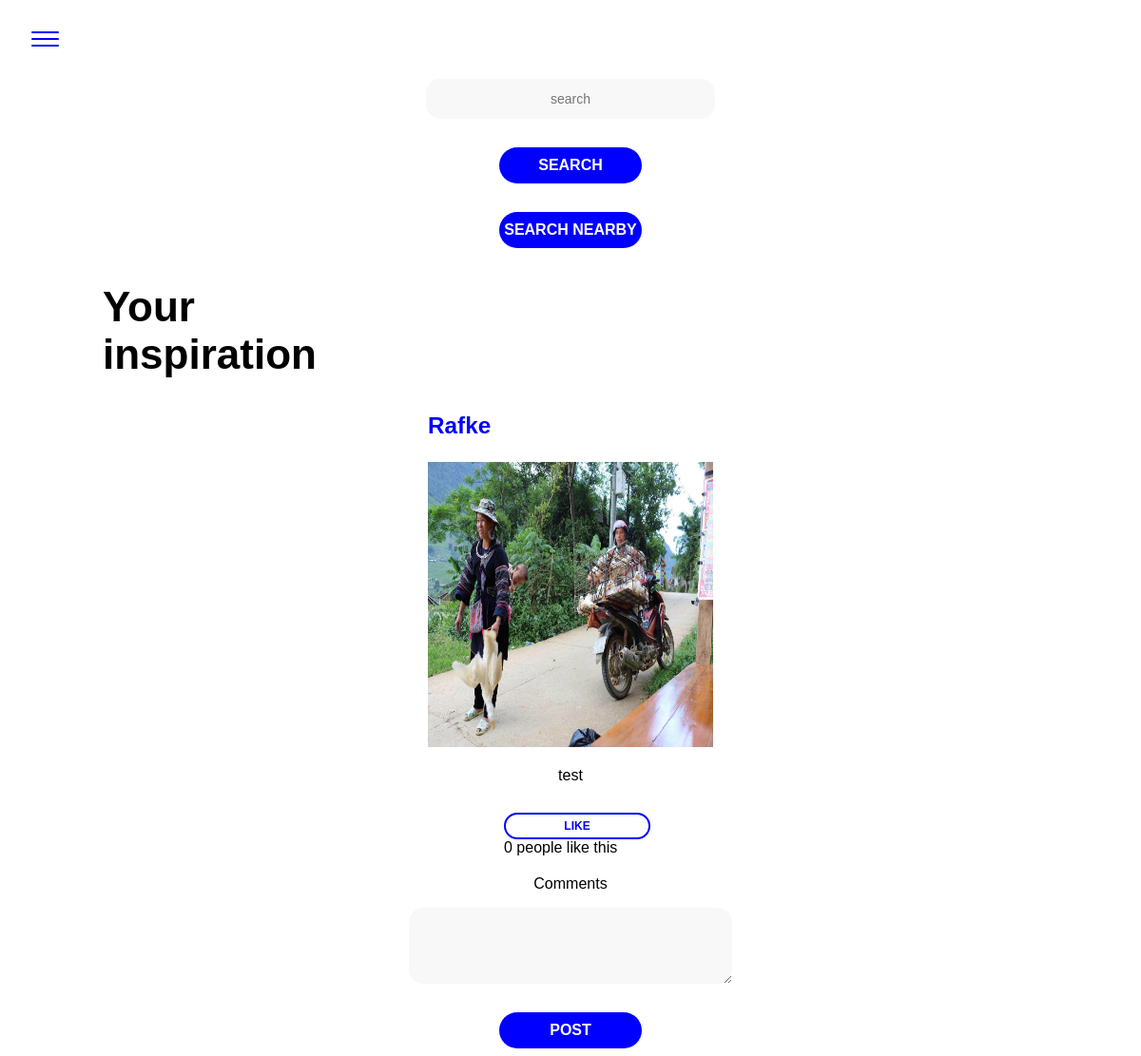
Before: /detailPost.php?id=38 (signed in) with the older database file.
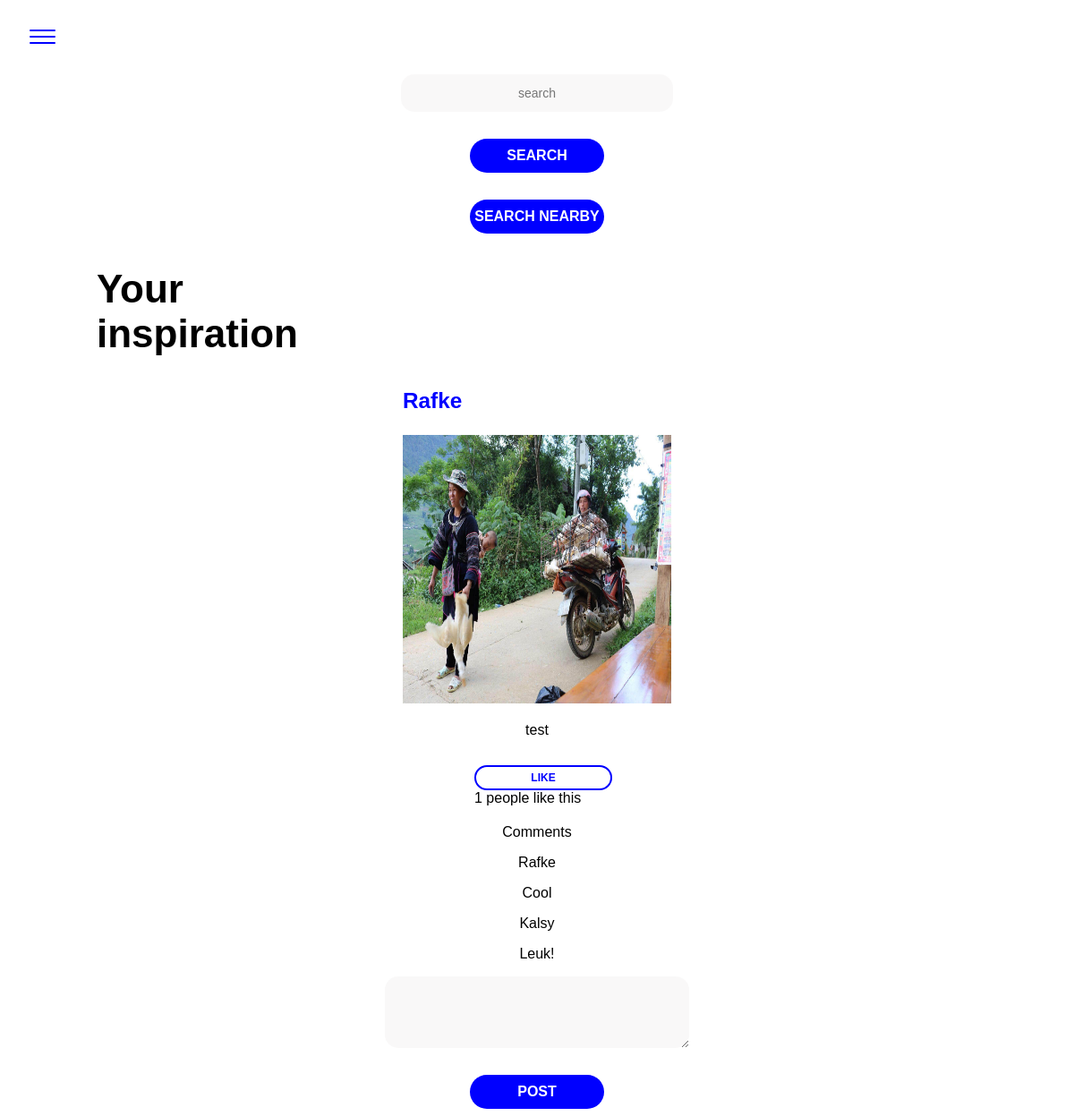
After: the same page with the newer database file.
### tables this page shows
CREATE TABLE `comments` (
  `id` int(11) NOT NULL,
  `user_id` int(11) NOT NULL,
  `user_name` varchar(255) NOT NULL,
  `post_id` int(11) NOT NULL,
  `comment` varchar(255) NOT NULL
);

### classes/Post.php (called while the page is built, shortened)
<?php
class Post
{
    public static function getData($postId)
    {
        $conn = Db::getInstance();
        $statement = $conn->prepare('SELECT * FROM images WHERE id = :postid');
        $statement->bindValue(':postid', $postId);
        $statement->execute();
        $result = $statement->fetch(PDO::FETCH_ASSOC);
        return $result;
    }
    public static function getDate($postId)
    {
        $conn = Db::getInstance();
        $statement = $conn->prepare('SELECT * FROM images WHERE id = :postid');
        $statement->bindValue(':postid', $postId);
        $statement->execute();
        $result = $statement->fetch(PDO::FETCH_ASSOC);
        return $result;
    }
    public static function getLike($postId)
    {
        $conn = Db::getInstance();
        $statement = $conn->prepare('select count(*) as count from likes where post_id = :postid');
        $statement->bindValue(':postid', $postId);
        $statement->execute();
        $result = $statement->fetch(PDO::FETCH_ASSOC);
        return $result['count'];
    }
    public static function getComments($postId)
    {
        $conn = Db::getInstance();
        $statement = $conn->prepare('SELECT * FROM comments WHERE post_id = :postId');
        $statement->bindParam(':postId', $postId);
        $result = $statement->execute();
        return $result = $statement->fetchAll(PDO::FETCH_ASSOC);
    }
}

### classes/User.php (called while the page is built, shortened)
<?php
    class User
    {
        private $id;
        public function setId($id)
        {
            $this->id = $id;
            return $this;
        }
        public function getName()
        {
            $conn = Db::getInstance();
            $result = $conn->query('SELECT username FROM users where id='.$this->id);
            return $result->fetch(PDO::FETCH_ASSOC);
        }
    }

### detailPost.php (the view, shortened to what this page needs)
<?php
$postId = htmlspecialchars($_GET['id']);
$post = Post::getData($postId);
$like = Post::getLike($postId);
$t = Post::getDate($postId);
$user = new User();
$user->setId($_SESSION['userid']);
$username = $user->getName();
?><!DOCTYPE html>
<html lang="en">
<head>
    <link rel="stylesheet" type="text/css" href="css/style.css">
</head>
<body>
    <?php include_once 'nav.inc.php'; ?>
<h2>Your <br> inspiration</h2>
    <article class="center-div-image">
        <a href="profileFriends.php?id=<?php echo $post['user_id']; ?>"> <h3 class="username"><?php echo $post['user_name']; ?></h3></a>
        <img src="<?php echo 'uploads/'.$post['file_path']; ?>" height=300 width=300 alt="">
        <p><?php echo $post['img_description']; ?></p>
        <div class="center-div"><a href="#" class="like btn--secondary" data-id="<?php echo $post['id']; ?>" >Like</a> <span class='likes'><?php echo $like; ?></span> people like this </div>
    </article>
    <p>Comments</p>
    <div id="comments" class="comments">
    <?php
    $comments = Post::getComments($postId);
    foreach ($comments as $c):
    ?>
    <div>
        <p><?php echo $c['user_name']; ?></p>
        <p><?php echo $c['comment']; ?></p>
    </div>
    <?php endforeach; ?>
    </div>
    <form name="postComment" method="post">
        <textarea id="commentText" name="commentText" type="text" class="input"></textarea>
        <input id="commentSubmit" type="submit" value="Post" class="btn btn--primary" data-post_id="<?php echo $post['id']; ?>" data-user_id="<?php echo $_SESSION['userid']; ?>" data-user_name="<?php echo $username['username']; ?>">
    </form>
</body>
</html>

Changed rows visible on the page:
added comments: user_name "Rafke", comment "Cool"
added comments: user_name "Kalsy", comment "Leuk!"
Other visible differences:
$like: "0" → "1"
